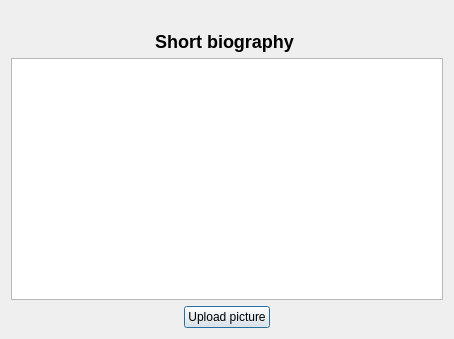
<?xml version="1.0" encoding="UTF-8"?>
<ui version="4.0">
 <class>ConnectionTable</class>
 <widget class="QDialog" name="ConnectionTable">
  <property name="geometry">
   <rect>
    <x>0</x>
    <y>0</y>
    <width>454</width>
    <height>339</height>
   </rect>
  </property>
  <property name="windowTitle">
   <string>Advanced search</string>
  </property>
  <property name="windowIcon">
   <iconset resource="resorces.qrc">
    <normaloff>:/Icons/Pictures/cornerIcon.png</normaloff>:/Icons/Pictures/cornerIcon.png</iconset>
  </property>
  <layout class="QVBoxLayout" name="verticalLayout">
   <item>
    <widget class="QLabel" name="labelPixMap">
     <property name="text">
      <string/>
     </property>
    </widget>
   </item>
   <item>
    <widget class="QLabel" name="label_2">
     <property name="text">
      <string>&lt;html&gt;&lt;head/&gt;&lt;body&gt;&lt;p align=&quot;center&quot;&gt;&lt;span style=&quot; font-size:x-large; font-weight:600;&quot;&gt;Short biography &lt;/span&gt;&lt;/p&gt;&lt;/body&gt;&lt;/html&gt;</string>
     </property>
    </widget>
   </item>
   <item>
    <widget class="QTextBrowser" name="textBrowserAdvancedSearch"/>
   </item>
   <item>
    <layout class="QHBoxLayout" name="horizontalLayout">
     <item>
      <spacer name="horizontalSpacer_2">
       <property name="orientation">
        <enum>Qt::Horizontal</enum>
       </property>
       <property name="sizeHint" stdset="0">
        <size>
         <width>40</width>
         <height>20</height>
        </size>
       </property>
      </spacer>
     </item>
     <item>
      <widget class="QPushButton" name="pushButtonAdvancedSearch">
       <property name="text">
        <string>Upload picture</string>
       </property>
      </widget>
     </item>
     <item>
      <spacer name="horizontalSpacer">
       <property name="orientation">
        <enum>Qt::Horizontal</enum>
       </property>
       <property name="sizeHint" stdset="0">
        <size>
         <width>40</width>
         <height>20</height>
        </size>
       </property>
      </spacer>
     </item>
    </layout>
   </item>
  </layout>
 </widget>
 <resources>
  <include location="resorces.qrc"/>
 </resources>
 <connections/>
</ui>
